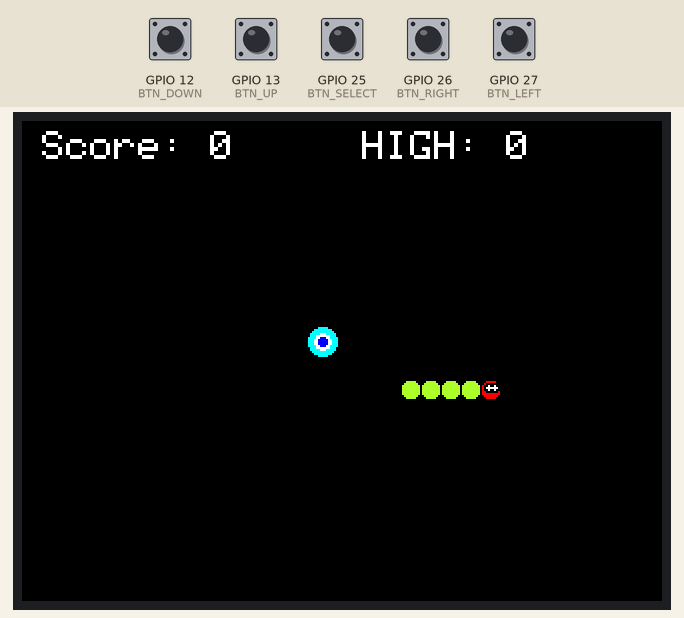
Simulated run of this sketch. Board: ESP32. On the bench: 320×240 colour display. The inputs (shaded band) are chosen by the test bench; at power-on: GPIO 12 (BTN_DOWN), GPIO 13 (BTN_UP), GPIO 25 (BTN_SELECT), GPIO 26 (BTN_RIGHT), GPIO 27 (BTN_LEFT) HIGH. Random numbers use the default seed unless the sketch sets one.

Above: at 1.5 s.
1.6 s: GPIO 25 (BTN_SELECT) pulled LOW for 0.15 s
At 2.6 s:
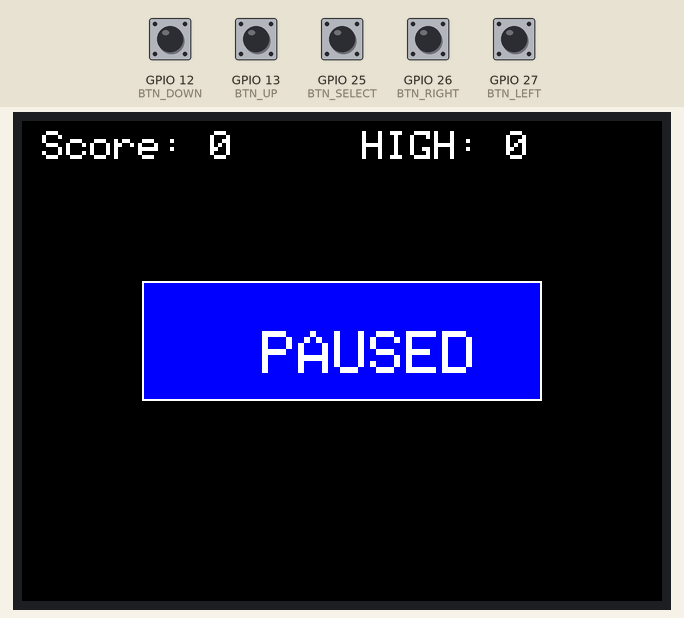
3.2 s: GPIO 25 (BTN_SELECT) pulled LOW for 1 s
At 4.6 s:
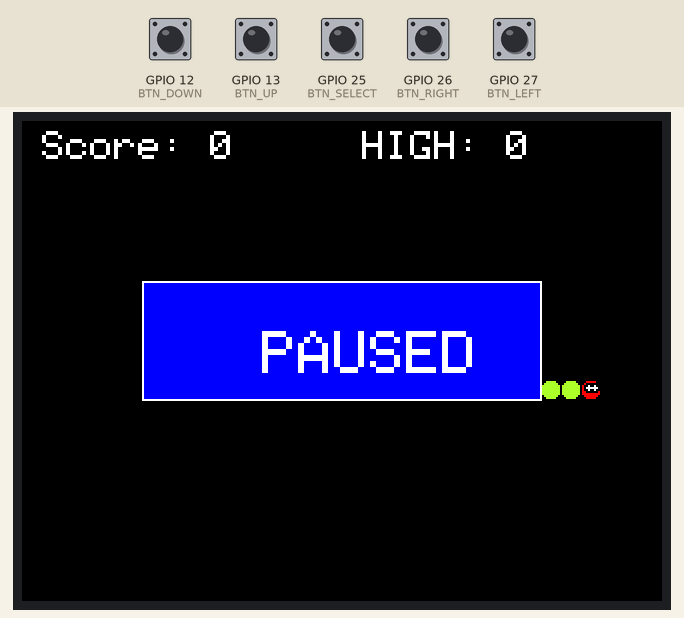
5.7 s: GPIO 25 (BTN_SELECT) pulled LOW for 0.15 s
At 6.7 s:
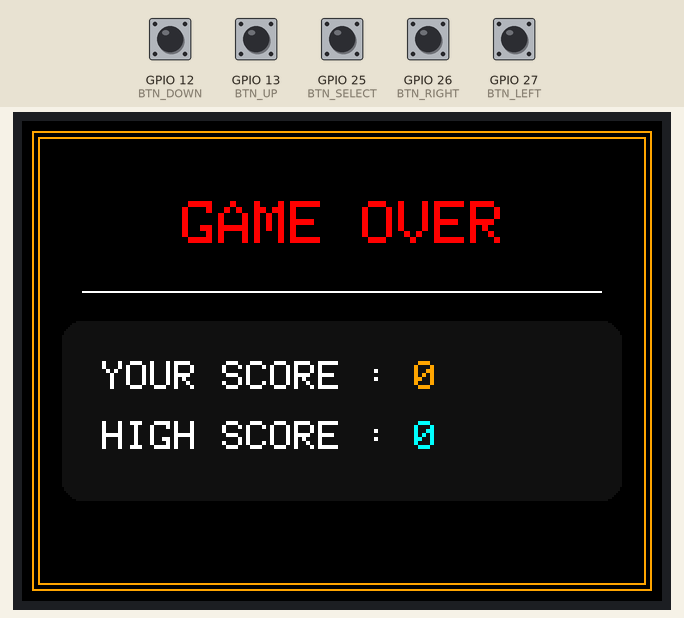
7.6 s: GPIO 25 (BTN_SELECT) pulled LOW for 0.15 s
At 7.77 s:
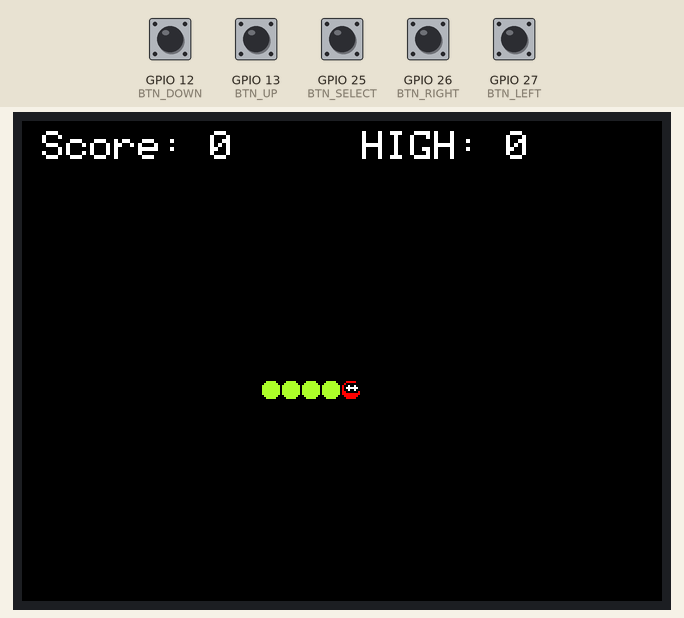
8.3 s: GPIO 25 (BTN_SELECT) pulled LOW for 1 s
At 8.49 s:
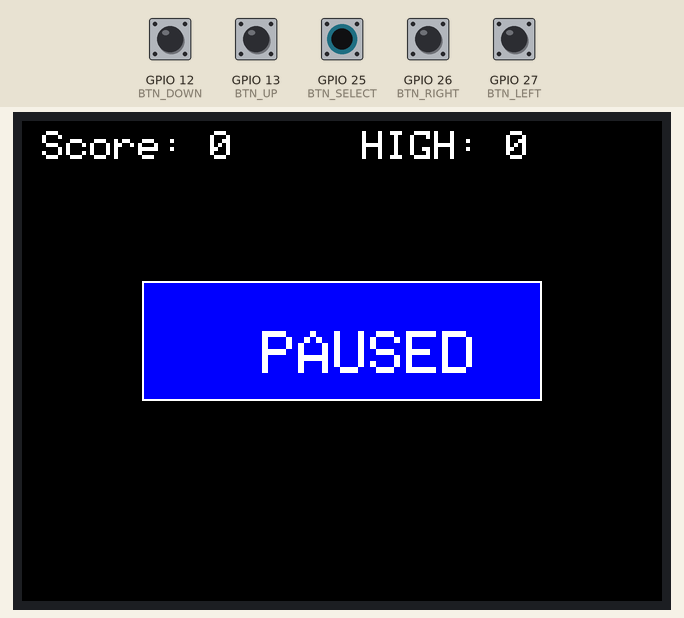
9.9 s: GPIO 12 (BTN_DOWN) pulled LOW for 0.15 s
At 11.33 s:
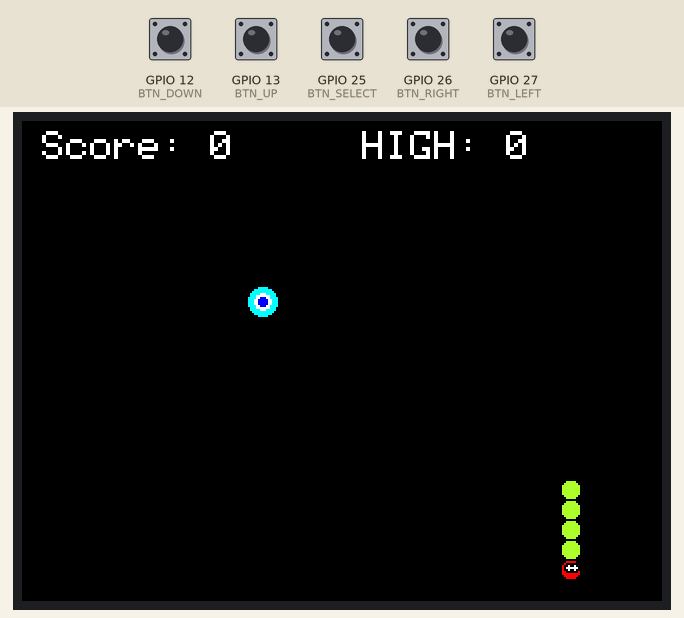
Timing chart, 0 to 11.6 s (numbered marks = the images above; inputs shaded):
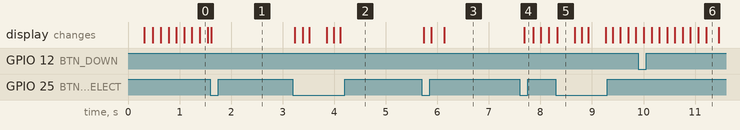

The sketch:

Snake_Game.ino
```cpp
#include <TFT_eSPI.h>
#include <SPI.h>

TFT_eSPI tft = TFT_eSPI();

// Button pins
#define BTN_UP       13
#define BTN_DOWN     12
#define BTN_LEFT     27
#define BTN_RIGHT    26
#define BTN_SELECT   25

// Color definitions
#define COL_BG          0x0000  // Black
#define COL_SNAKE_HEAD  0xF800  // Red
#define COL_SNAKE_BODY  0xAFE5  // Light Green
#define COL_FOOD        0x07FF  // Cyan
#define COL_BONUS       0xF81F  // Magenta/Pink
#define COL_SCORE       0xFFFF  // White
#define COL_GOLD        0xFD20  // Gold/Yellow

#define SNAKE_GRID      10      // 10px per cell (bigger)
#define MAX_SNAKE_LEN   200

struct Point {
  int x, y;
};

Point snake[MAX_SNAKE_LEN];
int snakeLen;
Point food, bonusFood;
int dirX, dirY, score;
int highScore = 0;
bool gameOver;
bool isPaused = false;
int foodCounter = 0;
unsigned long lastMoveTime;
unsigned long lastPulseTime;
int moveDelay = 150;
int pulseState = 0;

bool bonusActive = false;
unsigned long bonusStartTime;

// Function prototypes
void resetGame();
void drawSnakePart(int index, bool erase);
void drawFood(bool erase);
void drawBonusFood(bool erase);
void spawnFood();
void spawnBonusFood();
void updateScoreDisplay();
void showGameOver();
void showPauseScreen(bool pause);

void updateScoreDisplay() {
  tft.fillRect(0, 0, tft.width(), 25, COL_BG);
  tft.setTextColor(COL_SCORE);
  tft.setTextSize(2);
  tft.setCursor(10, 5);
  tft.print("Score: ");
  tft.print(score);

  tft.setCursor(tft.width() - 150, 5);
  tft.print("HIGH: ");
  tft.print(highScore);

  // if(bonusActive) {
  //   int remaining = 8 - (millis() - bonusStartTime) / 1000;
  //   if(remaining < 0) remaining = 0;
  //   tft.setCursor(tft.width()/2 - 50, 5);
  //   tft.setTextColor(COL_BONUS);
  //   tft.print("Bonus: ");
  //   tft.print(remaining);
  //   tft.print("s");
  // }
}

void showPauseScreen(bool pause) {
  if (pause) {
    tft.fillRect(60, 80, 200, 60, 0x001F);
    tft.drawRect(60, 80, 200, 60, COL_SCORE);
    tft.setCursor(120, 105);
    tft.setTextColor(COL_SCORE);
    tft.setTextSize(3);
    tft.print("PAUSED");
    tft.setTextSize(2);
  } else {
    tft.fillRect(60, 80, 200, 60, COL_BG);
    drawFood(false);
    if(bonusActive) drawBonusFood(false);
  }
}

void spawnFood() {
  drawFood(true);
  int maxGridX = (tft.width() - 20) / SNAKE_GRID;
  int maxGridY = (tft.height() - 50) / SNAKE_GRID;

  bool validPosition;
  do {
    validPosition = true;
    food.x = random(2, maxGridX - 2) * SNAKE_GRID + 10;
    food.y = random(4, maxGridY - 2) * SNAKE_GRID + 40;

    // Check if food spawns on snake
    for (int i = 0; i < snakeLen; i++) {
      int snakePxX = snake[i].x * SNAKE_GRID + 10;
      int snakePxY = snake[i].y * SNAKE_GRID + 40;
      if (abs(snakePxX - food.x) < SNAKE_GRID && abs(snakePxY - food.y) < SNAKE_GRID) {
        validPosition = false;
        break;
      }
    }
  } while (!validPosition);
}

void spawnBonusFood() {
  if (!bonusActive) {
    bonusActive = true;
    bonusStartTime = millis();
    int maxGridX = (tft.width() - 20) / SNAKE_GRID;
    int maxGridY = (tft.height() - 50) / SNAKE_GRID;

    bool validPosition;
    do {
      validPosition = true;
      bonusFood.x = random(2, maxGridX - 2) * SNAKE_GRID + 10;
      bonusFood.y = random(4, maxGridY - 2) * SNAKE_GRID + 40;

      // Check if bonus spawns on snake or regular food
      for (int i = 0; i < snakeLen; i++) {
        int snakePxX = snake[i].x * SNAKE_GRID + 10;
        int snakePxY = snake[i].y * SNAKE_GRID + 40;
        if (abs(snakePxX - bonusFood.x) < SNAKE_GRID && abs(snakePxY - bonusFood.y) < SNAKE_GRID) {
          validPosition = false;
          break;
        }
      }

      if (abs(food.x - bonusFood.x) < SNAKE_GRID && abs(food.y - bonusFood.y) < SNAKE_GRID) {
        validPosition = false;
      }
    } while (!validPosition);
  }
}

void drawSnakePart(int index, bool erase) {
  int x = snake[index].x * SNAKE_GRID + 10;
  int y = snake[index].y * SNAKE_GRID + 40;

  if (erase) {
    tft.fillRect(x, y, SNAKE_GRID, SNAKE_GRID, COL_BG);
  } else {
    uint16_t color = (index == 0) ? COL_SNAKE_HEAD : COL_SNAKE_BODY;
    tft.fillRoundRect(x, y, SNAKE_GRID - 1, SNAKE_GRID - 1, 3, color);

    // Add eyes for head (bigger)
    if (index == 0) {
      tft.fillCircle(x + 3, y + 3, 2, COL_BG);
      tft.fillCircle(x + SNAKE_GRID - 4, y + 3, 2, COL_BG);
      // Pupils
      tft.fillCircle(x + 3, y + 3, 1, COL_SCORE);
      tft.fillCircle(x + SNAKE_GRID - 4, y + 3, 1, COL_SCORE);
    }
  }
}

void drawFood(bool erase) {
  if(erase) {
    tft.fillCircle(food.x, food.y, 8, COL_BG);
  } else {
    // Bigger food with glow effect
    tft.fillCircle(food.x, food.y, 7, COL_FOOD);
    tft.fillCircle(food.x, food.y, 4, COL_SCORE);
    tft.fillCircle(food.x, food.y, 2, 0x001F); // Blue center
  }
}

void drawBonusFood(bool erase) {
  if (!bonusActive && !erase) return;
  if (erase) {
    tft.fillCircle(bonusFood.x, bonusFood.y, 15, COL_BG);
  } else {
    int rad = 8 + (pulseState % 4);
    // Bigger bonus with star effect
    tft.fillCircle(bonusFood.x, bonusFood.y, 12, COL_BG);
    tft.fillCircle(bonusFood.x, bonusFood.y, rad, COL_BONUS);
    tft.fillCircle(bonusFood.x, bonusFood.y, 5, COL_GOLD);
    // Draw star shape
    for(int i = 0; i < 8; i++) {
      float angle = i * 45 * 3.14159 / 180;
      int x = bonusFood.x + cos(angle) * 12;
      int y = bonusFood.y + sin(angle) * 12;
      tft.fillCircle(x, y, 2, COL_GOLD);
    }
  }
}

void showGameOver() {
  if (score > highScore) highScore = score;

  tft.fillScreen(COL_BG);

  // Decorative borders
  tft.drawRect(5, 5, tft.width()-10, tft.height()-10, COL_GOLD);
  tft.drawRect(8, 8, tft.width()-16, tft.height()-16, COL_GOLD);

  tft.setTextSize(3);
  tft.setTextColor(COL_SNAKE_HEAD);
  tft.setCursor(tft.width()/2 - 80, 40);
  tft.print("GAME OVER");

  tft.drawFastHLine(30, 85, tft.width()-60, COL_SCORE);

  tft.fillRoundRect(20, 100, tft.width()-40, 90, 10, 0x1082);

  tft.setTextSize(2);
  tft.setTextColor(COL_SCORE);
  tft.setCursor(40, 120);
  tft.print("YOUR SCORE : ");
  tft.setTextColor(COL_GOLD);
  tft.print(score);

  tft.setTextColor(COL_SCORE);
  tft.setCursor(40, 150);
  tft.print("HIGH SCORE : ");
  tft.setTextColor(COL_FOOD);
  tft.print(highScore);

  tft.setTextSize(1);
  tft.setTextColor(COL_SCORE);
  // tft.setCursor(30, 185);
  // tft.print("PRESS SELECT TO START");

  tft.setTextSize(2);
}

void resetGame() {
  tft.fillScreen(COL_BG);

  snakeLen = 5;
  score = 0;
  foodCounter = 0;
  moveDelay = 150;
  bonusActive = false;
  isPaused = false;
  gameOver = false;
  pulseState = 0;

  int maxGridX = (tft.width() - 20) / SNAKE_GRID;
  int maxGridY = (tft.height() - 50) / SNAKE_GRID;
  int startX = maxGridX / 2;
  int startY = maxGridY / 2;

  for (int i = 0; i < snakeLen; i++) {
    snake[i] = {startX - i, startY};
    drawSnakePart(i, false);
  }

  dirX = 1;
  dirY = 0;

  spawnFood();
  updateScoreDisplay();

  lastMoveTime = millis();
  lastPulseTime = millis();
}

void setup() {
  // Initialize button pins
  pinMode(BTN_UP, INPUT_PULLUP);
  pinMode(BTN_DOWN, INPUT_PULLUP);
  pinMode(BTN_LEFT, INPUT_PULLUP);
  pinMode(BTN_RIGHT, INPUT_PULLUP);
  pinMode(BTN_SELECT, INPUT_PULLUP);

  // Initialize display for ILI9341
  tft.init();
  tft.setRotation(1);
  tft.fillScreen(COL_BG);

  // Seed random
  randomSeed(analogRead(34));

  resetGame();
}

void loop() {
  // Handle SELECT button for pause/reset
  static unsigned long lastSelectPress = 0;
  if (digitalRead(BTN_SELECT) == LOW && millis() - lastSelectPress > 300) {
    lastSelectPress = millis();
    if (gameOver) {
      resetGame();
    } else {
      isPaused = !isPaused;
      showPauseScreen(isPaused);
    }
  }

  if (!gameOver && !isPaused) {
    // Handle direction buttons
    if (digitalRead(BTN_UP) == LOW && dirY == 0) {
      dirX = 0;
      dirY = -1;
    }
    else if (digitalRead(BTN_DOWN) == LOW && dirY == 0) {
      dirX = 0;
      dirY = 1;
    }
    else if (digitalRead(BTN_LEFT) == LOW && dirX == 0) {
      dirX = -1;
      dirY = 0;
    }
    else if (digitalRead(BTN_RIGHT) == LOW && dirX == 0) {
      dirX = 1;
      dirY = 0;
    }

    // Handle pulsing animation for bonus food
    if (millis() - lastPulseTime > 150) {
      lastPulseTime = millis();
      pulseState++;
      if (bonusActive) {
        if (millis() - bonusStartTime > 4000) {
          drawBonusFood(true);
          bonusActive = false;
        } else {
          drawBonusFood(false);
        }
      }
      drawFood(false);
      updateScoreDisplay(); // Update timer display
    }

    // Game movement logic
    if (millis() - lastMoveTime > moveDelay) {
      lastMoveTime = millis();

      int nextX = snake[0].x + dirX;
      int nextY = snake[0].y + dirY;
      int maxX = (tft.width() - 20) / SNAKE_GRID;
      int maxY = (tft.height() - 50) / SNAKE_GRID;

      // Wall collision (no wrap around - classic mode)
      if (nextX < 0 || nextX >= maxX || nextY < 0 || nextY >= maxY) {
        gameOver = true;
        showGameOver();
        return;
      }

      Point nextHead = {nextX, nextY};

      // Check collision with self
      for (int i = 0; i < snakeLen; i++) {
        if (nextHead.x == snake[i].x && nextHead.y == snake[i].y) {
          gameOver = true;
          showGameOver();
          return;
        }
      }

      bool ateAnything = false;
      int headPxX = nextHead.x * SNAKE_GRID + 10 + (SNAKE_GRID/2);
      int headPxY = nextHead.y * SNAKE_GRID + 40 + (SNAKE_GRID/2);

      // Check collision with regular food
      if (abs(headPxX - food.x) < SNAKE_GRID && abs(headPxY - food.y) < SNAKE_GRID) {
        score += 10;
        snakeLen++;
        foodCounter++;
        ateAnything = true;

        // Increase speed
        if (moveDelay > 50) moveDelay -= 2;

        spawnFood();
        if (foodCounter >= 5 && !bonusActive) {
          spawnBonusFood();
          foodCounter = 0;
        }
      }
      // Check collision with bonus food
      else if (bonusActive && abs(headPxX - bonusFood.x) < SNAKE_GRID+2 && abs(headPxY - bonusFood.y) < SNAKE_GRID+2) {
        // Dynamic Scoring Logic based on time taken to get bonus
        unsigned long timeTaken = (millis() - bonusStartTime) / 1000;
        int dynamicBonus = 80 - (timeTaken * 10);
        if (dynamicBonus < 10) dynamicBonus = 10;

        score += dynamicBonus;
        snakeLen++;
        bonusActive = false;
        ateAnything = true;
        drawBonusFood(true);
      }

      // Move snake
      if (!ateAnything) {
        drawSnakePart(snakeLen - 1, true);
      }

      for (int i = snakeLen - 1; i > 0; i--) {
        snake[i] = snake[i - 1];
      }
      snake[0] = nextHead;

      // Draw snake parts
      for (int i = (ateAnything ? 0 : 1); i < snakeLen; i++) {
        drawSnakePart(i, false);
      }
      if(!ateAnything) drawSnakePart(0, false);

      updateScoreDisplay();
    }
  }
}
```

Measured:
- after the input at 3.2 s, the display: first changes at once (image 2 shows a later state)
- after the input at 5.7 s, the display: first changes at once (image 3 shows a later state)
- after the input at 7.6 s, the display: changes after 0.09 s (image 4)
